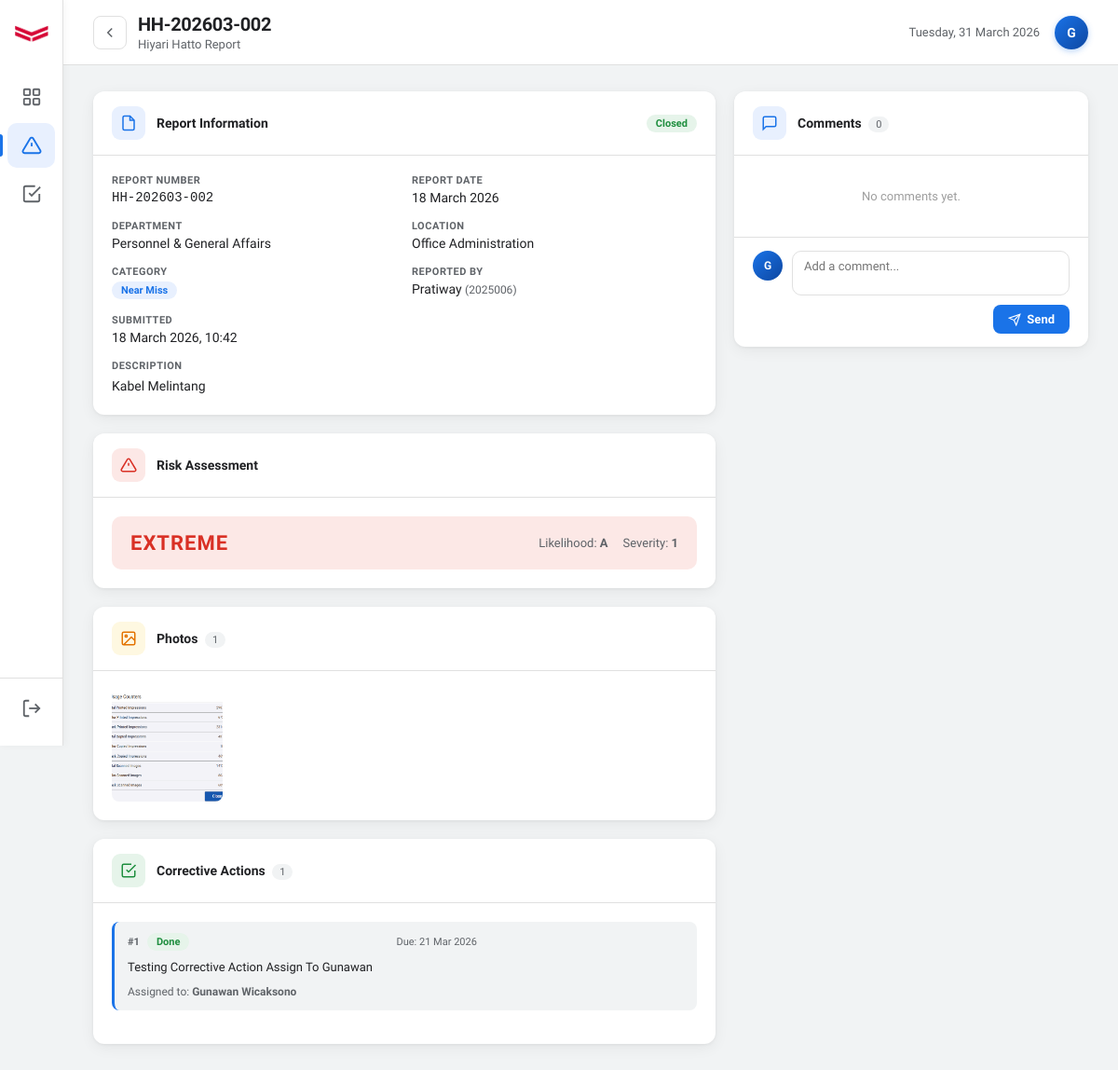
Page /hiyari/view?id=3 (signed in) on the committed database.
### tables this page shows
CREATE TABLE `hiyari_reports` (
  `id` int(11) NOT NULL,
  `report_number` varchar(20) NOT NULL,
  `report_date` date NOT NULL,
  `department_id` int(11) DEFAULT NULL,
  `location_id` int(11) DEFAULT NULL,
  `category` enum('unsafe_action','unsafe_condition','near_miss') DEFAULT NULL,
  `description` text DEFAULT NULL,
  `likelihood` varchar(1) DEFAULT NULL COMMENT 'A=Almost Certain B=Likely C=Moderate D=Unlikely E=Rare',
  `severity` tinyint(4) DEFAULT NULL COMMENT '1=Insignificant 2=Minor 3=Moderate 4=Major 5=Catastrophic',
  `risk_level` enum('low','medium','high','extreme') DEFAULT NULL,
  `status` enum('open','in_progress','closed') NOT NULL DEFAULT 'open',
  `created_by` int(11) DEFAULT NULL,
  `created_at` datetime NOT NULL DEFAULT current_timestamp(),
  `updated_at` datetime DEFAULT NULL ON UPDATE current_timestamp()
);

CREATE TABLE `departments` (
  `id` int(11) NOT NULL,
  `code` varchar(10) NOT NULL,
  `name` varchar(100) NOT NULL,
  `head_id` int(11) DEFAULT NULL,
  `description` text DEFAULT NULL,
  `is_active` tinyint(1) NOT NULL DEFAULT 1,
  `created_at` datetime NOT NULL DEFAULT current_timestamp(),
  `updated_at` datetime NOT NULL DEFAULT current_timestamp() ON UPDATE current_timestamp()
);

CREATE TABLE `locations` (
  `id` int(11) NOT NULL,
  `code` varchar(10) NOT NULL,
  `name` varchar(100) NOT NULL,
  `description` text DEFAULT NULL,
  `is_active` tinyint(1) NOT NULL DEFAULT 1,
  `created_at` datetime NOT NULL DEFAULT current_timestamp(),
  `updated_at` datetime NOT NULL DEFAULT current_timestamp() ON UPDATE current_timestamp()
);

CREATE TABLE `users` (
  `id` int(11) NOT NULL,
  `employee_id` varchar(20) NOT NULL,
  `name` varchar(100) NOT NULL,
  `email` varchar(100) NOT NULL,
  `password` varchar(255) NOT NULL,
  `department_id` int(11) DEFAULT NULL,
  `role` tinyint(1) NOT NULL DEFAULT 3,
  `reset_token` varchar(100) DEFAULT NULL,
  `reset_expires` datetime DEFAULT NULL,
  `is_active` tinyint(1) NOT NULL DEFAULT 1,
  `created_at` datetime NOT NULL DEFAULT current_timestamp(),
  `updated_at` datetime DEFAULT NULL ON UPDATE current_timestamp()
);

CREATE TABLE `hiyari_report_photos` (
  `id` int(11) NOT NULL,
  `report_id` int(11) NOT NULL,
  `file_path` varchar(255) NOT NULL,
  `uploaded_by` int(11) NOT NULL,
  `created_at` datetime NOT NULL DEFAULT current_timestamp()
);

CREATE TABLE `corrective_actions` (
  `id` int(11) NOT NULL,
  `report_id` int(11) NOT NULL,
  `action_desc` varchar(255) NOT NULL,
  `pic_user_id` int(11) DEFAULT NULL,
  `due_date` date DEFAULT NULL,
  `status` enum('open','progress','done') NOT NULL DEFAULT 'open',
  `created_at` datetime NOT NULL DEFAULT current_timestamp(),
  `updated_at` datetime NOT NULL DEFAULT current_timestamp() ON UPDATE current_timestamp()
);

### hiyari/view.php (the view, shortened to what the rows shown need)
<?php
require_once '../config/db.php';
$id   = (int)($_GET['id'] ?? 0);
$stmt = $pdo->prepare("
    SELECT r.*,
           d.name AS dept_name,
           l.name AS loc_name,
           u.name AS reporter_name,
           u.employee_id AS reporter_emp_id
    FROM hiyari_reports r
    LEFT JOIN departments d ON r.department_id = d.id
    LEFT JOIN locations   l ON r.location_id   = l.id
    LEFT JOIN users       u ON r.created_by    = u.id
    WHERE r.id = :id
");
$stmt->execute([':id' => $id]);
$report = $stmt->fetch();
$photos = $pdo->prepare("SELECT * FROM hiyari_report_photos WHERE report_id = :id ORDER BY created_at");
$photos->execute([':id' => $id]);
$photos = $photos->fetchAll();
$comments = $pdo->prepare("
    SELECT c.*, u.name AS commenter_name, u.role AS commenter_role, u.employee_id AS commenter_emp_id
    FROM hiyari_report_comments c
    LEFT JOIN users u ON c.user_id = u.id
    WHERE c.report_id = :id
    ORDER BY c.created_at ASC
");
$comments->execute([':id' => $id]);
$comments = $comments->fetchAll();
$actions = $pdo->prepare("
    SELECT ca.*, u.name AS assigned_name,
           ca.action_desc AS description,
           ca.pic_user_id AS assigned_to
    FROM corrective_actions ca
    LEFT JOIN users u ON ca.pic_user_id = u.id
    WHERE ca.report_id = :id
    ORDER BY ca.created_at ASC
");
$actions->execute([':id' => $id]);
$actions = $actions->fetchAll();
$cat_labels = [
    'near_miss'        => 'Near Miss',
    'unsafe_act'       => 'Unsafe Act',
    'unsafe_condition' => 'Unsafe Condition',
];
$status_labels = ['open' => 'Open', 'in_progress' => 'In Progress', 'closed' => 'Closed'];
$status_badges = ['open' => 'badge--open', 'in_progress' => 'badge--progress', 'closed' => 'badge--closed'];
?>
<!DOCTYPE html>
<html lang="en">
<head>
  <link rel="stylesheet" href="../assets/dashboard.css"/>
  <link rel="stylesheet" href="../assets/view.css"/>
</head>
<body>
  <main class="main">
    <header class="topbar">
      <div class="topbar__left">
        <div>
          <h1 class="topbar__title"><?php echo htmlspecialchars($report['report_number']); ?></h1>
          <p class="topbar__sub">Hiyari Hatto Report</p>
        </div>
      </div>
    </header>
    <div class="content">
      <div class="view-layout">
        <div class="view-left">
          <div class="view-card">
            <div class="view-card__header">
              <div class="view-card__icon view-card__icon--blue">
                <svg viewBox="0 0 24 24" fill="none" stroke="currentColor" stroke-width="2" width="18" height="18">
                  <path d="M14 2H6a2 2 0 0 0-2 2v16a2 2 0 0 0 2 2h12a2 2 0 0 0 2-2V8z"/>
                  <polyline points="14 2 14 8 20 8"/>
                </svg>
              </div>
              <h2 class="view-card__title">Report Information</h2>
              <span class="badge <?php echo $status_badges[$report['status']] ?? ''; ?> ms-auto">
                <?php echo $status_labels[$report['status']] ?? ucfirst($report['status']); ?>
              </span>
            </div>
            <div class="view-card__body">
              <div class="info-grid">
                <div class="info-item">
                  <span class="info-label">Report Number</span>
                  <span class="info-value report-num"><?php echo htmlspecialchars($report['report_number']); ?></span>
                </div>
                <div class="info-item">
                  <span class="info-label">Report Date</span>
                  <span class="info-value"><?php echo date('d F Y', strtotime($report['report_date'])); ?></span>
                </div>
                <div class="info-item">
                  <span class="info-label">Department</span>
                  <span class="info-value"><?php echo htmlspecialchars($report['dept_name'] ?? '—'); ?></span>
                </div>
                <div class="info-item">
                  <span class="info-label">Location</span>
                  <span class="info-value"><?php echo htmlspecialchars($report['loc_name'] ?? '—'); ?></span>
                </div>
                <div class="info-item">
                  <span class="info-value">
                    <span class="badge badge--<?php echo $report['category']; ?>">
                      <?php echo $cat_labels[$report['category']] ?? $report['category']; ?>
                    </span>
                  </span>
                </div>
                <div class="info-item">
                  <span class="info-label">Reported By</span>
                  <span class="info-value"><?php echo htmlspecialchars($report['reporter_name'] ?? '—'); ?> <span style="color:var(--text-secondary);font-size:12px">(<?php echo htmlspecialchars($report['reporter_emp_id'] ?? ''); ?>)</span></span>
                </div>
                <div class="info-item">
                  <span class="info-label">Submitted</span>
                  <span class="info-value"><?php echo date('d F Y, H:i', strtotime($report['created_at'])); ?></span>
                </div>
              </div>
              <div class="info-item info-item--full">
                <span class="info-label">Description</span>
                <p class="info-desc"><?php echo nl2br(htmlspecialchars($report['description'])); ?></p>
              </div>
            </div>
          </div>
          <div class="view-card">
            <div class="view-card__header">
              <h2 class="view-card__title">Risk Assessment</h2>
            </div>
            <div class="view-card__body">
              <div class="risk-display risk-display--<?php echo $report['risk_level']; ?>">
                <div class="risk-display__level"><?php echo strtoupper($report['risk_level']); ?></div>
                <div class="risk-display__meta">
                  <span>Likelihood: <strong><?php echo $report['likelihood'] ?? '—'; ?></strong></span>
                  <span>Severity: <strong><?php echo $report['severity'] ?? '—'; ?></strong></span>
                </div>
              </div>
            </div>
          </div>
          <?php if (!empty($photos)): ?>
          <div class="view-card">
            <div class="view-card__header">
              <h2 class="view-card__title">Photos <span class="table-count"><?php echo count($photos); ?></span></h2>
            </div>
            <div class="view-card__body">
              <div class="photo-grid">
                <?php foreach ($photos as $p): ?>
                <a href="../<?php echo htmlspecialchars($p['file_path']); ?>" target="_blank" class="photo-thumb-link">
                  <img src="../<?php echo htmlspecialchars($p['file_path']); ?>" alt="Photo" class="photo-thumb-img"/>
                </a>
                <?php endforeach; ?>
              </div>
            </div>
          </div>
          <?php endif; ?>
          <div class="view-card">
            <div class="view-card__header">
              <h2 class="view-card__title">Corrective Actions <span class="table-count"><?php echo count($actions); ?></span></h2>
            </div>
            <div class="view-card__body">
              <?php if (empty($actions)): ?>
              <p class="empty-text">No corrective actions yet.</p>
              <?php else: ?>
              <div class="actions-list">
                <?php foreach ($actions as $a): ?>
                <div class="action-item">
                  <div class="action-item__header">
                    <span class="action-item__num">#<?php echo $loop ?? ($loop = 1); $loop++; ?></span>
                    <span class="badge <?php echo $a['status'] === 'done' ? 'badge--closed' : ($a['status'] === 'progress' ? 'badge--progress' : 'badge--open'); ?>">
                      <?php echo $a['status'] === 'done' ? 'Done' : ($a['status'] === 'progress' ? 'In Progress' : 'Pending'); ?>
                    </span>
                    <?php if ($a['due_date']): ?>
                    <span class="action-item__due">Due: <?php echo date('d M Y', strtotime($a['due_date'])); ?></span>
                    <?php endif; ?>
                  </div>
                  <p class="action-item__desc"><?php echo nl2br(htmlspecialchars($a['description'])); ?></p>
                  <?php if ($a['assigned_name']): ?>
                  <span class="action-item__assign">Assigned to: <strong><?php echo htmlspecialchars($a['assigned_name']); ?></strong></span>
                  <?php endif; ?>
                </div>
                <?php endforeach; ?>
              </div>
              <?php endif; ?>
            </div>
          </div>
        </div>
        <div class="view-right">
          <div class="view-card view-card--comments">
            <div class="view-card__header">
              <h2 class="view-card__title">Comments <span class="table-count"><?php echo count($comments); ?></span></h2>
            </div>
          </div>
        </div>
      </div>
    </div>
  </main>
</body>
</html>

### rows in the picture
hiyari_reports: report_number "HH-202603-002", status "Closed", report_date "18 March 2026", department.name "Personnel & General Affairs", location.name "Office Administration", category "Near Miss", created_by.name "Pratiway", created_by.employee_id "2025006", created_at "18 March 2026, 10:42", description "Kabel Melintang", risk_level "EXTREME", likelihood "A", severity "1"
hiyari_report_photos: file_path (picture)
corrective_actions: loop "1", status "Done", due_date "21 Mar 2026", action_desc "Testing Corrective Action Assign To Gunawan", pic_user.name "Gunawan Wicaksono"

### other values in the picture
substr($_SESSION['name'] ?? 'U', 0, 1) "G"
count($photos) "1"
count($actions) "1"
count($comments) "0"
